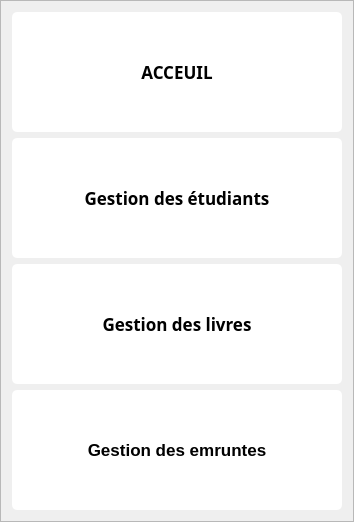
        <widget class="QFrame" name="frame">
         <property name="frameShape">
          <enum>QFrame::StyledPanel</enum>
         </property>
         <property name="frameShadow">
          <enum>QFrame::Raised</enum>
         </property>
         <layout class="QGridLayout" name="gridLayout_7">
          <item row="0" column="0">
           <widget class="QPushButton" name="acceuil">
            <property name="minimumSize">
             <size>
              <width>330</width>
              <height>120</height>
             </size>
            </property>
            <property name="maximumSize">
             <size>
              <width>300</width>
              <height>300</height>
             </size>
            </property>
            <property name="font">
             <font>
              <family>Arial,sans-serif</family>
              <pointsize>-1</pointsize>
              <weight>75</weight>
              <bold>true</bold>
             </font>
            </property>
            <property name="styleSheet">
             <string notr="true">background-color: rgb(255, 255, 255);
font-family: &quot;Arial&quot;, sans-serif;
    font-size: 17px;
    font-weight: bold;
    color: #000000; /* Black text color */
    border: none;
    border-radius: 5px;
    padding: 8px 16px;
    text-align: center; /* Center align button text */
    text-transform: uppercase; /* Uppercase button text */</string>
            </property>
            <property name="text">
             <string>ACCEUIL</string>
            </property>
            <property name="icon">
             <iconset resource="icons/icons.qrc">
              <normaloff>:/acceuil.png</normaloff>:/acceuil.png</iconset>
            </property>
            <property name="iconSize">
             <size>
              <width>70</width>
              <height>70</height>
             </size>
            </property>
           </widget>
          </item>
          <item row="1" column="0">
           <widget class="QPushButton" name="gest_livre">
            <property name="minimumSize">
             <size>
              <width>330</width>
              <height>120</height>
             </size>
            </property>
            <property name="maximumSize">
             <size>
              <width>300</width>
              <height>16777215</height>
             </size>
            </property>
            <property name="font">
             <font>
              <family>Arial,sans-serif</family>
              <pointsize>-1</pointsize>
              <weight>75</weight>
              <bold>true</bold>
             </font>
            </property>
            <property name="styleSheet">
             <string notr="true">background-color: rgb(255, 255, 255);
font-family: &quot;Arial&quot;, sans-serif;
    font-size: 17px;
    font-weight: bold;
    color: #000000; /* Black text color */
    border: none;
    border-radius: 5px;
    padding: 8px 16px;
    text-align: center; /* Center align button text */
    text-transform: uppercase; /* Uppercase button text */</string>
            </property>
            <property name="text">
             <string>Gestion des étudiants</string>
            </property>
            <property name="icon">
             <iconset resource="icons/icons.qrc">
              <normaloff>:/student.jpg</normaloff>:/student.jpg</iconset>
            </property>
            <property name="iconSize">
             <size>
              <width>80</width>
              <height>80</height>
             </size>
            </property>
           </widget>
          </item>
          <item row="2" column="0">
           <widget class="QPushButton" name="enreg_recup">
            <property name="minimumSize">
             <size>
              <width>330</width>
              <height>120</height>
             </size>
            </property>
            <property name="maximumSize">
             <size>
              <width>300</width>
              <height>300</height>
             </size>
            </property>
            <property name="font">
             <font>
              <family>Arial,sans-serif</family>
              <pointsize>-1</pointsize>
              <weight>75</weight>
              <bold>true</bold>
             </font>
            </property>
            <property name="styleSheet">
             <string notr="true">
background-color: rgb(255, 255, 255);
font-family: &quot;Arial&quot;, sans-serif;
    font-size: 17px;
    font-weight: bold;
    color: #000000; /* Black text color */
    border: none;
    border-radius: 5px;
    padding: 8px 16px;
    text-align: center; /* Center align button text */
    text-transform: uppercase; /* Uppercase button text */</string>
            </property>
            <property name="text">
             <string>Gestion des livres</string>
            </property>
            <property name="icon">
             <iconset resource="icons/icons.qrc">
              <normaloff>:/book.jpg</normaloff>:/book.jpg</iconset>
            </property>
            <property name="iconSize">
             <size>
              <width>70</width>
              <height>70</height>
             </size>
            </property>
           </widget>
          </item>
          <item row="3" column="0">
           <widget class="QPushButton" name="gest_emp">
            <property name="minimumSize">
             <size>
              <width>330</width>
              <height>120</height>
             </size>
            </property>
            <property name="styleSheet">
             <string notr="true">background-color: rgb(255, 255, 255);
font-family: &quot;Arial&quot;, sans-serif;
    font-size: 17px;
    font-weight: bold;
    color: #000000; /* Black text color */
    border: none;
    border-radius: 5px;
    padding: 8px 16px;
    text-align: center; /* Center align button text */
    text-transform: uppercase; /* Uppercase button text */</string>
            </property>
            <property name="text">
             <string>Gestion des emruntes</string>
            </property>
            <property name="icon">
             <iconset>
              <normalon>:/emp.png</normalon>
             </iconset>
            </property>
            <property name="iconSize">
             <size>
              <width>70</width>
              <height>70</height>
             </size>
            </property>
           </widget>
          </item>
         </layout>
        </widget>
